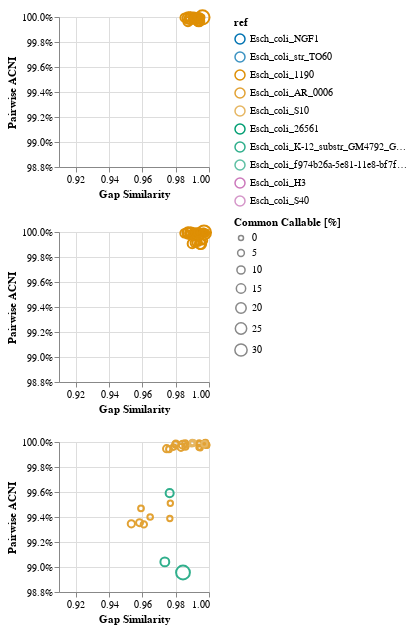

The notebook cell saved with this chart:
### Code cell
c1 = alt.Chart(compare_pass_qc.reset_index()).mark_point(opacity=1.0).encode(
    alt.X('gapJaccardSim', scale=alt.Scale(zero=False, domain=[0.91, 1.0]), title="Gap Similarity"),
    alt.Y('singleAgreePct', scale=alt.Scale(zero=False, domain=[98.8, 100]), title="Pairwise ACNI", axis=alt.Axis(labelExpr='datum.label + "%"')),
    size=alt.Size('commonPct', type="quantitative", title="Common Callable [%]",
                  scale=alt.Scale(domain=(0, 30), range=(25, 150))),
    color=alt.Color('ref:N', scale=all_strains_scale),
    tooltip=['sample1', 'sample2', 'ref', 'commonPct', 'singleAgreePct', 'gapJaccardSim', 'sharedAllelesPct']
).properties(width=150, height=150)

c2 = alt.Chart(compare_db70_pass_qc.reset_index()).mark_point(opacity=1.0).encode(
    alt.X('gapJaccardSim', scale=alt.Scale(zero=False, domain=[0.91, 1.0]), title="Gap Similarity"),
    alt.Y('singleAgreePct', scale=alt.Scale(zero=False, domain=[98.8, 100]), title="Pairwise ACNI", axis=alt.Axis(labelExpr='datum.label + "%"')),
    size=alt.Size('commonPct', type="quantitative", title="Common Callable [%]",
                  scale=alt.Scale(domain=(0, 30), range=(25, 150))),
    color=alt.Color('ref:N', scale=all_strains_scale),
    tooltip=['sample1', 'sample2', 'ref', 'commonPct', 'singleAgreePct', 'gapJaccardSim', 'sharedAllelesPct']
).properties(width=150, height=150)

c3 = alt.Chart(compare_db50_pass_qc.reset_index()).mark_point(opacity=1.0).encode(
    alt.X('gapJaccardSim', scale=alt.Scale(zero=False, domain=[0.91, 1.0]), title="Gap Similarity"),
    alt.Y('singleAgreePct', scale=alt.Scale(zero=False, domain=[98.8, 100]), title="Pairwise ACNI", axis=alt.Axis(labelExpr='datum.label + "%"')),
    size=alt.Size('commonPct', type="quantitative", title="Common Callable [%]",
                  scale=alt.Scale(domain=(0, 30), range=(25, 150))),
    color=alt.Color('ref:N', scale=all_strains_scale),
    tooltip=['sample1', 'sample2', 'ref', 'commonPct', 'singleAgreePct', 'gapJaccardSim', 'sharedAllelesPct']
).properties(width=150, height=150)

(c1 & c2 & c3).resolve_scale(color='shared')
